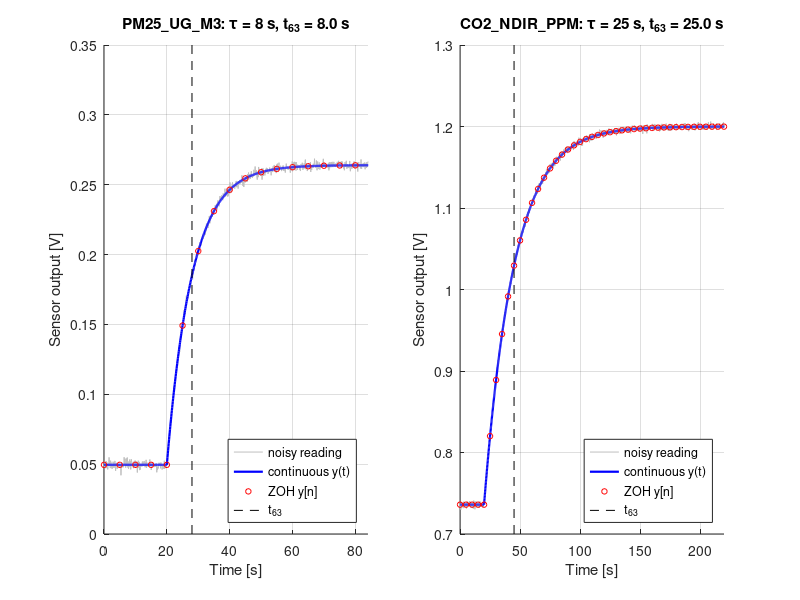

This chart was generated by the following MATLAB code:
function r = s4_1_sensor(doPlot, outDir)
% S4-1  Sensor transduction: optical PM2.5 and NDIR CO2 as first-order systems.
%   Continuous model  tau*dy/dt + y = K*u + V0  ->  exact ZOH discretization
%   y[n] = a*y[n-1] + (1-a)*(K*u[n-1] + V0),  a = exp(-Ts/tau).
%   Measures t63, t10-90, 2 % settling and identifies tau back from a noisy step.
if nargin < 1, doPlot = true; end
if nargin < 2, outDir = pwd; end
rng(42);

Ts = 0.1;                      % [s] analog front-end simulation step
t  = (0:Ts:300)';  N = numel(t);
t0 = 20;                       % step instant [s]

% name, K [V per unit], V0 [V], tau [s], u0, u1, unit
S(1) = struct('name','PM25_UG_M3', 'K',0.0033,   'V0',0.0, 'tau',8,  'u0',15,  'u1',80,   'unit','ug/m3');
S(2) = struct('name','CO2_NDIR_PPM','K',1.6/2000, 'V0',0.4, 'tau',25, 'u0',420, 'u1',1000, 'unit','ppm');

for k = 1:2
    s = S(k);
    u = s.u0 + (s.u1 - s.u0)*(t >= t0);
    % continuous-time analytic response
    yc = s.V0 + s.K*s.u0 + s.K*(s.u1-s.u0)*(1 - exp(-max(t-t0,0)/s.tau));
    % exact ZOH difference equation (state initialised in steady state)
    a  = exp(-Ts/s.tau);
    yd = zeros(N,1);  yd(1) = s.V0 + s.K*s.u0;
    for n = 2:N
        yd(n) = a*yd(n-1) + (1-a)*(s.K*u(n-1) + s.V0);
    end
    zohErr = max(abs(yd - yc));

    % step metrics on normalised response
    yn  = (yd - yd(1)) / (s.K*(s.u1-s.u0));
    t10 = crossTime(t, yn, 0.10) - t0;
    t63 = crossTime(t, yn, 1-exp(-1)) - t0;
    t90 = crossTime(t, yn, 0.90) - t0;
    i2  = find(abs(yn - 1) > 0.02, 1, 'last');  ts2 = t(i2+1) - t0;

    % identification of tau from a noisy reading (log-linear least squares)
    noisy = yd + 0.002*randn(N,1);
    ynn   = (noisy - mean(noisy(t < t0))) / (mean(noisy(t > t0+10*s.tau)) - mean(noisy(t < t0)));
    m     = t > t0 & ynn > 0.05 & ynn < 0.90;
    p     = polyfit(t(m) - t0, log(1 - ynn(m)), 1);
    tauHat = -1/p(1);

    r.(lower(strtok(s.name,'_'))) = struct('tau',s.tau, 'K',s.K, 'zoh_err',zohErr, ...
        't63',t63, 't1090',t90-t10, 'ts2',ts2, 'tau_hat',tauHat, ...
        't',t, 'u',u, 'yc',yc, 'yd',yd, 'noisy',noisy, 'unit',s.unit, 'name',s.name);
end

fprintf('\n--- S4-1 Sensor transduction (first-order, exact ZOH) ---\n');
for f = {'pm25','co2'}
    q = r.(f{1});
    fprintf('%-13s tau=%5.1f s | t63=%5.2f s | t10-90=%5.2f s (theory %5.2f) | ts2%%=%5.2f s (theory %5.2f) | tau_hat=%5.2f s | ZOH err=%.1e V\n', ...
        q.name, q.tau, q.t63, q.t1090, q.tau*log(9), q.ts2, q.tau*log(50), q.tau_hat, q.zoh_err);
end

if doPlot
    fig = figure('Name','S4-1 Sensor step response','Position',[100 100 1100 420]);
    for k = 1:2
        q = r.(ifelse(k==1,'pm25','co2'));
        subplot(1,2,k); hold on; grid on;
        plot(q.t, q.noisy, 'Color',[0.75 0.75 0.75]);
        plot(q.t, q.yc, 'b', 'LineWidth',1.6);
        plot(q.t(1:50:end), q.yd(1:50:end), 'ro', 'MarkerSize',4);
        yl = ylim;  plot([20+q.t63 20+q.t63], yl, 'k--');
        xlim([0 20+8*q.tau]);
        xlabel('Time [s]'); ylabel('Sensor output [V]');
        title(sprintf('%s: \\tau = %g s, t_{63} = %.1f s', strrep(q.name,'_','\_'), q.tau, q.t63));
        legend('noisy reading','continuous y(t)','ZOH y[n]','t_{63}','Location','southeast');
    end
    print(fig, fullfile(outDir,'S4_1_sensor_step.png'), '-dpng', '-r150');
end
end

function tc = crossTime(t, y, lvl)
i = find(y >= lvl, 1);
tc = t(i-1) + (lvl - y(i-1)) * (t(i) - t(i-1)) / (y(i) - y(i-1));
end

function out = ifelse(c, a, b)
if c, out = a; else, out = b; end
end
